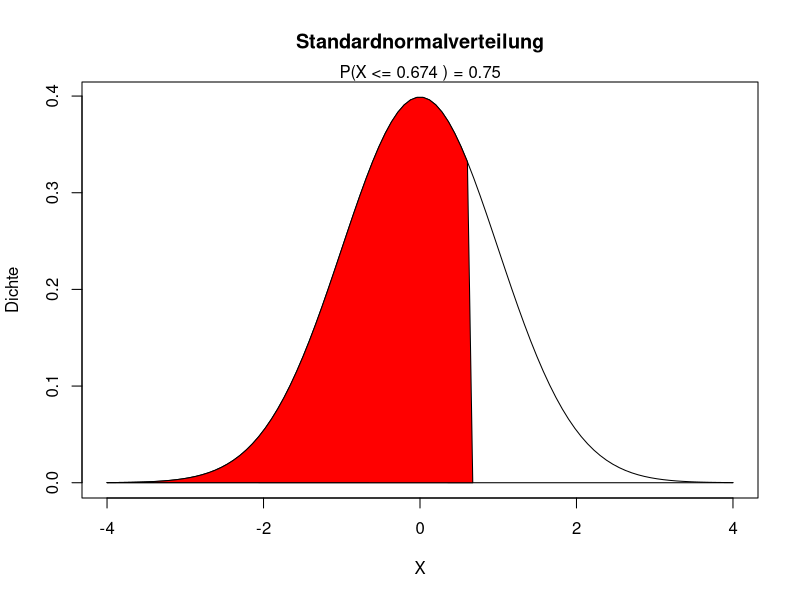

The R script that drew this image:
# Standardnormalverteilung
ub <- qnorm(0.75)
x <- seq(-4,4,length=100)
hx <- dnorm(x)
i <- x <= ub
plot(x, hx, typ="l", xlab="X", ylab="Dichte", main="Standardnormalverteilung")
lines(x,rep(0,100))
polygon(c(ub, x[i]), c(0,hx[i]), col="red")
mtext(paste("P(X <=",signif(ub,3),") =",signif(pnorm(ub),3)))
